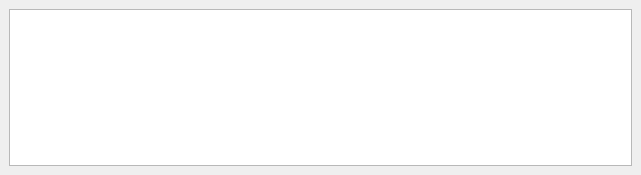
<?xml version="1.0" encoding="UTF-8"?>
<ui version="4.0">
 <author>Ramakrishnan Periyakaruppan</author>
 <class>LogerWindow</class>
 <widget class="QDockWidget" name="LogerWindow">
  <property name="geometry">
   <rect>
    <x>0</x>
    <y>0</y>
    <width>641</width>
    <height>175</height>
   </rect>
  </property>
  <property name="minimumSize">
   <size>
    <width>80</width>
    <height>175</height>
   </size>
  </property>
  <property name="toolTip">
   <string>ccc</string>
  </property>
  <property name="windowTitle">
   <string>LogWindow</string>
  </property>
  <widget class="QWidget" name="dockWidgetContents">
   <property name="toolTip">
    <string>bb</string>
   </property>
   <layout class="QVBoxLayout" name="verticalLayout">
    <item>
     <widget class="QPlainTextEdit" name="txtBxConsoleLog">
      <property name="toolTip">
       <string>aa</string>
      </property>
     </widget>
    </item>
   </layout>
  </widget>
 </widget>
 <resources/>
 <connections/>
</ui>
